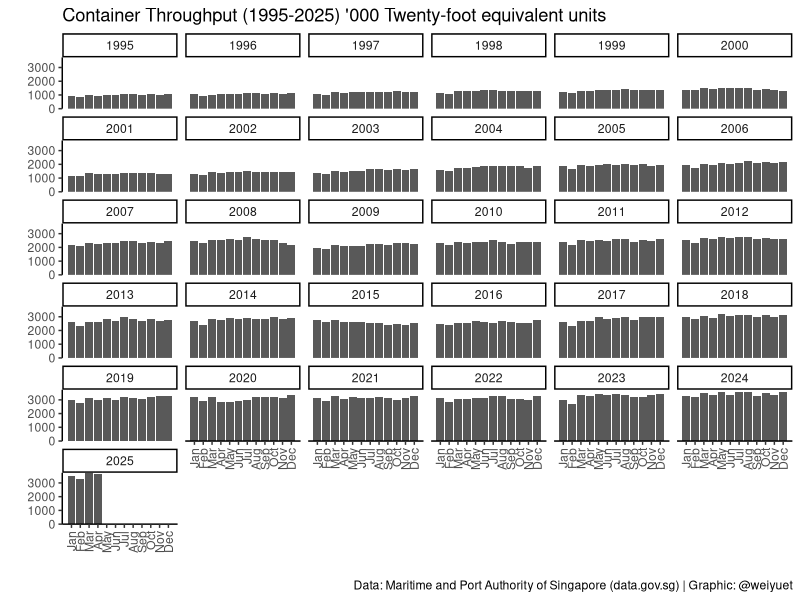
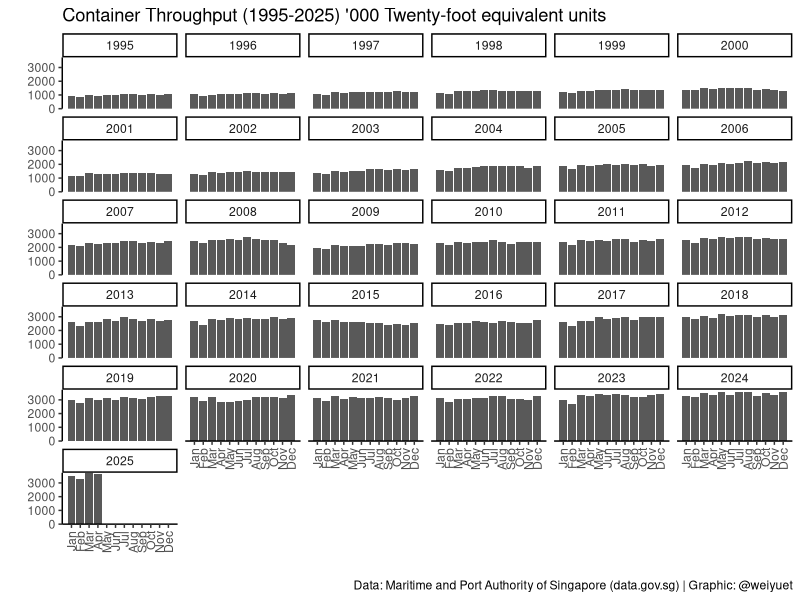

Here is the R script that generated these plots, in order:
################################
# Container Throughput Monthly #
################################

#### Setup ####
library(tidyverse)
library(scales)
library(glue)

#### Load data ####
container_throughput_monthly <- read_csv("data/container-throughput-monthly-total/container-throughput-monthly.csv")

#### Wrangle ####
# Separate month and year
container_throughput_monthly <- container_throughput_monthly %>% 
  separate(month, c("year", "month"))

# Convert year and month into numeric
container_throughput_monthly <- container_throughput_monthly %>% 
  mutate(across(1:2, as.numeric))

#### Visualize ####
# How many containers go through Singapore each month?
container_throughput_monthly %>% 
  ggplot(aes(x = month,
             y = container_throughput)) +
  geom_col() +
  facet_wrap(vars(year)) +
  scale_x_continuous(breaks = seq(1:12),
                     labels = month.abb[seq(1:12)]) +
  scale_y_continuous(expand = c(0, 0)) +
  labs(x = "",
       y = "",
       title = glue("Container Throughput ({min(container_throughput_monthly$year)}-{max(container_throughput_monthly$year)}) '000 Twenty-foot equivalent units"),
       caption = "Data: Maritime and Port Authority of Singapore (data.gov.sg) | Graphic: @weiyuet") +
  theme_classic() +
  theme(axis.text.x = element_text(angle = 90,
                                   vjust = 0.5,
                                   hjust = 1))

#### Save image ####
ggsave("figures/container-throughput-monthly.png", width = 8.5, height = 7)
